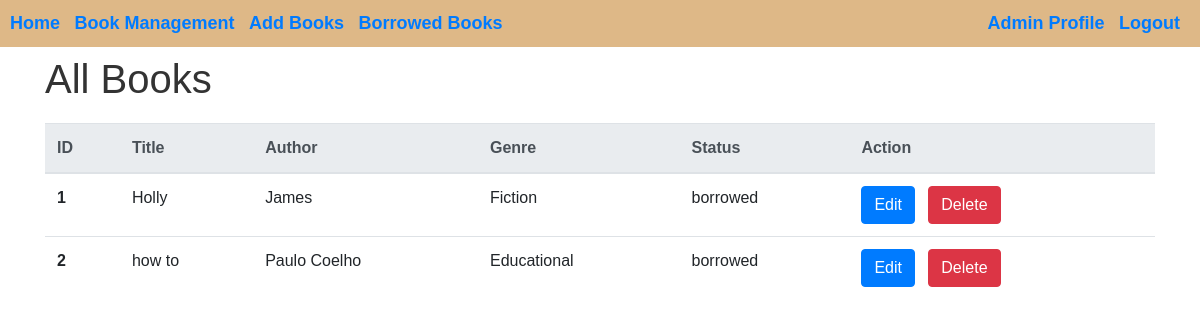
Page /books/ (signed in) on the committed database.
### bookmanagement/models.py (models this page shows, shortened)
class Book(models.Model):
    title = models.CharField(max_length=100)
    author = models.CharField(max_length=100)
    genre = models.CharField(max_length=50)
    book_file=models.FileField(upload_to='books_pdfs', default= "")
    book_cover=models.ImageField(upload_to='library_manage/books_image', default = "")
    ratings=models.DecimalField(max_digits=3, decimal_places=1, default = 2)
    status_choices = [
        ('available', 'Available'),
        ('borrowed', 'Borrowed'),
    ]
    status = models.CharField(max_length=20, choices=status_choices, default='available')

### bookmanagement/views.py (the view)
    def wrapper(request, *args, **kwargs):
        if request.user.is_authenticated and (request.user.is_superuser or request.user.is_admin):
            return view_func(request, *args, **kwargs)
        else:
            return redirect('login')  # Redirect to login page if not admin or super admin

### bookmanagement/views.py (called while the page is built)
def admin_required(view_func):
    def wrapper(request, *args, **kwargs):
        if request.user.is_authenticated and (request.user.is_superuser or request.user.is_admin):
            return view_func(request, *args, **kwargs)
        else:
            return redirect('login')  # Redirect to login page if not admin or super admin
    return wrapper

@login_required(login_url='login')
@admin_required
def book_list(request):
    books = Book.objects.all()
    us=User.objects.all()
    context={'books':books}
    return render(request, 'bookmanagement/book_list.html', context=context)

### bookmanagement/templates/bookmanagement/book_list.html (shortened to what this page needs)
<!doctype html>
<html lang="en">
<head>
  <link rel="stylesheet" href="https://cdnjs.cloudflare.com/ajax/libs/font-awesome/5.15.2/css/all.min.css"
 />
  <link rel="stylesheet" href="https://cdn.jsdelivr.net/npm/bootstrap@4.4.1/dist/css/bootstrap.min.css"
>
</head>
<body>
  <header>
    <nav>
      <ul>
        <li><a href="{% url 'home' %}" style="text-decoration: none; font-weight: bold; font-size: 18px;">Home</a></li>
        <li><a href="booklist" style="text-decoration: none; font-weight: bold; font-size: 18px;">Book Management</a></li>
        <li><a href="AddBook" style="text-decoration: none; font-weight: bold; font-size: 18px;">Add Books</a></li>
        <li><a href="Borrowed" style="text-decoration: none; font-weight: bold; font-size: 18px;">Borrowed Books</a></li>
      </ul>
      <ul>
        <li><a href="#" style="text-decoration: none; font-weight: bold; font-size: 18px;">Admin Profile</a></li>
        <li><a href="{% url 'logout' %}" style="text-decoration: none; font-weight: bold; font-size: 18px;">Logout</a></li>
      </ul>
    </nav>
  </header>
  <div class="container">
    <h1 class="mt-2">All Books</h1>
    <table class="table">
      <thead class="thead-light">
        <tr>
          <th scope="col">ID</th>
          <th scope="col">Title</th>
          <th scope="col">Author</th>
          <th scope="col">Genre</th>
          <th scope="col">Status</th>
        <th scope="col">Action</th>
        </tr>
      </thead>
      <tbody>
        {% for i in books %}
        <tr>
          <th scope="row">{{ forloop.counter }}</th>
          <td>{{ i.title }}</td>
          <td>{{ i.author }}</td>
          <td>{{ i.genre }}</td>
          <td>{{ i.status }}</td>
          <td>
            <a href="editbook?bookid={{i.id}}"><button type="button" class="btn btn-primary">Edit</button></a>
            <a href="deletebook?bookid={{i.id}}"><button type="button" class="btn btn-danger">Delete</button></a>
          </td>
        </tr>
        {% endfor %}
      </tbody>
    </table>
  </div>

### bookmanagement/templates/bookmanagement/book_list.html (style rules this page uses)
body { font-family: Arial, sans-serif; margin: 0; padding: 0; }
header { background-color: burlywood; color: #fff; padding: 10px; text-align: center; }
nav { display: flex; justify-content: space-between; align-items: center; }
nav ul { list-style-type: none; margin: 0; padding: 0; }
nav ul li { display: inline; margin-right: 10px; }
h1 { color: #333; }
.table { margin-top: 20px; }

### rows in the picture
Book: title "Holly", author "James", genre "Fiction", status "borrowed"
Book: title "how to", author "Paulo Coelho", genre "Educational", status "borrowed"
